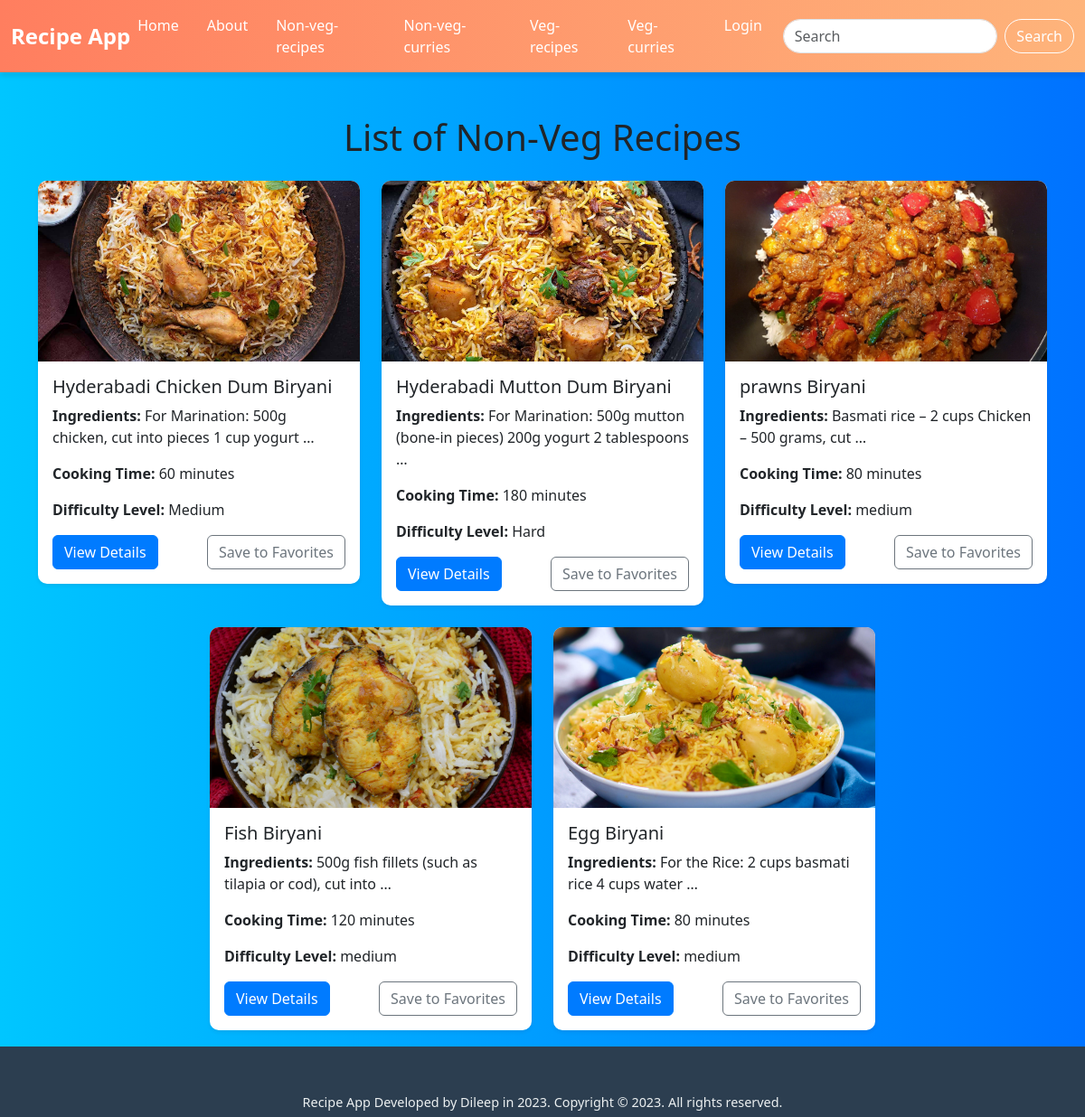
The app's page /nonveg/, older data.
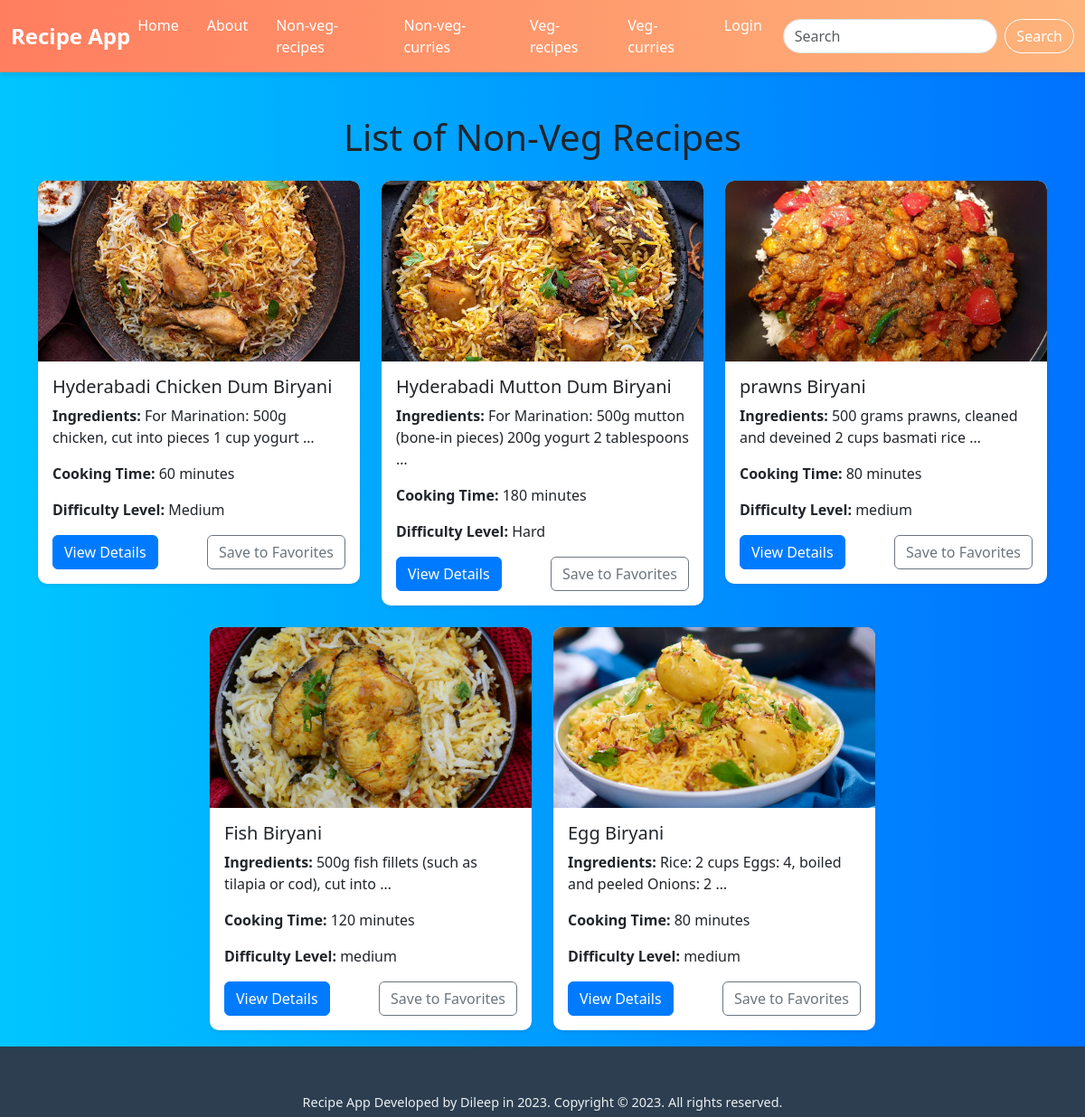
The same page, newer data.
### recipe_app/models.py (models this page shows, shortened)
class Non_veg_recipes(models.Model):
    title = models.CharField(max_length=100)
    ingredients = models.TextField()
    instructions = models.TextField()
    cooking_time = models.IntegerField()
    difficulty_level = models.CharField(max_length=20)
    image = models.ImageField(upload_to='recipe_images/', null=True, blank=True)
    created_at = models.DateTimeField(auto_now_add=True)
    author = models.ForeignKey(User, on_delete=models.CASCADE)
    video = models.URLField(null=True, blank=True)

### recipe_app/views.py (the view)
# urls.py: path('nonveg/', views.NonVegView, name='nonveg'),
def NonVegView(request):
    recipes = Non_veg_recipes.objects.all()
    return render(request, 'NonVeg.html', {'recipes': recipes})

### templates/NonVeg.html (shortened to what this page needs)
{% extends 'base.html' %}
{% load static %}
{% block content %}
<div class="container">
    <h1 class="text-center mt-4 mb-4">List of Non-Veg Recipes</h1>
    <div class="row justify-content-center">
        {% for recipe in recipes %}
        <div class="col-md-6 col-lg-4 mb-4">
            <div class="card shadow-sm">
                <img src="{{ recipe.image.url }}" class="card-img-top" alt="{{ recipe.title }}">
                <div class="card-body">
                    <h5 class="card-title">{{ recipe.title }}</h5>
                    <p class="card-text"><strong>Ingredients:</strong> {{ recipe.ingredients|truncatewords:10 }}</p>
                    <p class="card-text"><strong>Cooking Time:</strong> {{ recipe.cooking_time }} minutes</p>
                    <p class="card-text"><strong>Difficulty Level:</strong> {{ recipe.difficulty_level }}</p>
                    <div class="d-flex justify-content-between mt-3">
                        <a href="{% url 'view_details' recipe_id=recipe.id recipe_type='nonveg' %}">
                            <button type="button" class="btn btn-primary">View Details</button>
                        </a>
                        <button class="btn btn-outline-secondary">Save to Favorites</button>
                    </div>
                </div>
            </div>
        </div>
        {% endfor %}
    </div>
</div>
{% endblock %}

### templates/base.html (shortened to what this page needs)
<!DOCTYPE html>
<html lang="en">
{% load static %}
<head>
    <link rel="stylesheet" href="https://cdn.jsdelivr.net/npm/bootstrap@5.3.2/dist/css/bootstrap.min.css"
>
</head>
<body>
<nav class="navbar navbar-expand-lg navbar-dark">
    <div class="container-fluid">
        <a class="navbar-brand mx-auto" href="#">Recipe App</a>
        <div class="collapse navbar-collapse justify-content-center" id="navbarSupportedContent">
            <ul class="navbar-nav">
                <li class="nav-item">
                    <a class="nav-link active" aria-current="page" href="{% url 'home' %}">Home</a>
                </li>
                <li class="nav-item">
                    <a class="nav-link" href="{% url 'about' %}">About</a>
                </li>
                <li class="nav-item">
                    <a class="nav-link" href="{% url 'nonveg' %}">Non-veg-recipes</a>
                </li>
                <li class="nav-item">
                    <a class="nav-link" href="{% url 'nonveg_curries' %}">Non-veg-curries</a>
                </li>
                <li class="nav-item">
                    <a class="nav-link" href="{% url 'veg' %}">Veg-recipes</a>
                </li>
                <li class="nav-item">
                    <a class="nav-link" href="{% url 'veg_curries' %}">Veg-curries</a>
                </li>
                {% if user.is_authenticated %}
                <li class="nav-item">
                    <a class="nav-link" href="{% url 'logout' %}">Logout</a>
                </li>
                {% else %}
                <li class="nav-item">
                    <a class="nav-link" href="{% url 'login' %}">Login</a>
                </li>
                {% endif %}
            </ul>
            <form class="d-flex ms-auto" role="search" method="get" action="{% url 'search' %}">
                <input class="form-control me-2" type="search" name="search" placeholder="Search" aria-label="Search" value="{{ request.GET.search }}">
                <button class="btn btn-outline-success" type="submit">Search</button>
            </form>
        </div>
    </div>
</nav>
<br>
{% block content %}
{% endblock %}
<br><br><br>
<footer class="footer">
    <div class="social-icons">
    </div>
    <p>Recipe App Developed by Dileep in 2023. Copyright © 2023. All rights reserved.</p>
</footer>
</body>
</html>

### templates/base.html (style rules this page uses)
body { background: linear-gradient(to right, #00c6ff, #0072ff); min-height: 100vh; display: flex; flex-direction: column; }
.navbar { background: linear-gradient(90deg, #ff7e5f, #feb47b); box-shadow: 0 4px 6px rgba(0, 0, 0, 0.1); }
.navbar-brand { font-family: 'Segoe UI', Tahoma, Geneva, Verdana, sans-serif; color: #ffffff !important; font-weight: bold; font-size: 1.5rem; text-align: center; flex-grow: 1; }
.nav-link { color: #ffffff !important; margin-right: 15px; transition: color 0.3s ease; }
.form-control { border-radius: 20px; }
.btn-outline-success { border-radius: 20px; color: #ffffff; border-color: #ffffff; }
.footer { position: fixed; bottom: 0; width: 100%; background-color: darkgray; text-align: center; padding: 10px; color: red; }
.footer { background-color: #2c3e50; color: #ecf0f1; text-align: center; padding: 5px 0; font-size: 0.9rem; }
.social-icons { margin-bottom: 10px; }
.footer p { margin: 0; font-size: 0.9rem; }

### templates/NonVeg.html (style rules this page uses)
.card { transition: transform 0.2s ease, box-shadow 0.2s ease; border: none; border-radius: 10px; overflow: hidden; }
.card img { border-bottom-left-radius: 0; border-bottom-right-radius: 0; object-fit: cover; height: 200px; }
.btn-primary { background-color: #007bff; border-color: #007bff; }
.btn-outline-secondary { border-color: #6c757d; }

Row changes from the older to the newer data that the page shows:
changed Non_veg_recipes "prawns Biryani": ingredients "Basmati rice – 2 cups Chicken – 500 grams, cut …" → "500 grams prawns, cleaned and deveined 2 cups basmati rice …"
changed Non_veg_recipes "Egg Biryani": ingredients "For the Rice: 2 cups basmati rice 4 cups water …" → "Rice: 2 cups Eggs: 4, boiled and peeled Onions: 2 …"
